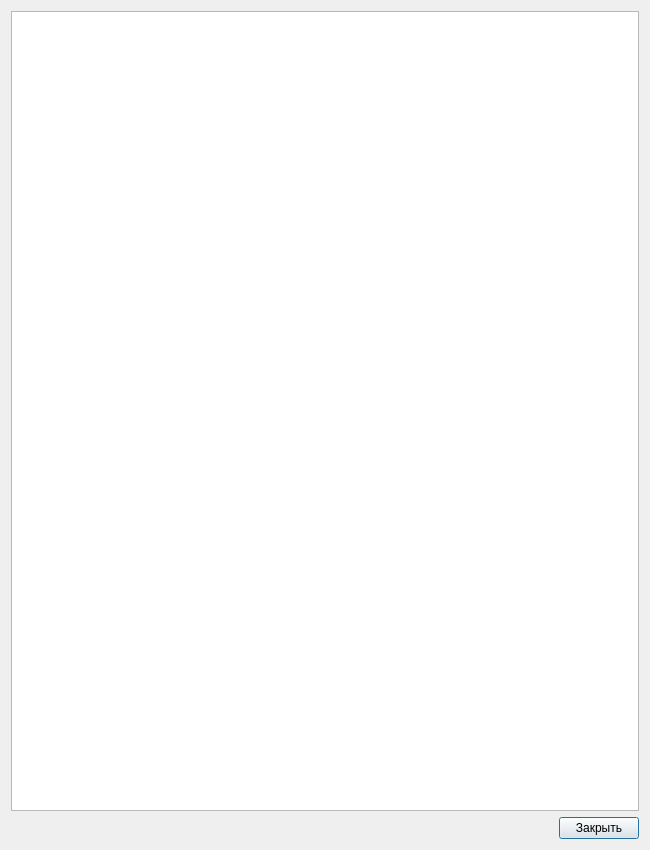
<?xml version="1.0" encoding="UTF-8"?>
<ui version="4.0">
 <class>ViewScriptDialog</class>
 <widget class="QDialog" name="ViewScriptDialog">
  <property name="geometry">
   <rect>
    <x>0</x>
    <y>0</y>
    <width>650</width>
    <height>850</height>
   </rect>
  </property>
  <property name="windowTitle">
   <string>Просмотр скрипта</string>
  </property>
  <property name="windowIcon">
   <iconset resource="resource.qrc">
    <normaloff>:/Icons/logo.png</normaloff>:/Icons/logo.png</iconset>
  </property>
  <layout class="QGridLayout" name="gridLayout">
   <item row="0" column="0">
    <widget class="QTextEdit" name="sqlEdit">
     <property name="font">
      <font>
       <family>Open Sans Condensed</family>
       <pointsize>10</pointsize>
       <weight>75</weight>
       <bold>true</bold>
      </font>
     </property>
     <property name="autoFormatting">
      <set>QTextEdit::AutoNone</set>
     </property>
     <property name="readOnly">
      <bool>true</bool>
     </property>
    </widget>
   </item>
   <item row="1" column="0">
    <layout class="QHBoxLayout" name="horizontalLayout">
     <item>
      <spacer name="horizontalSpacer">
       <property name="orientation">
        <enum>Qt::Horizontal</enum>
       </property>
       <property name="sizeHint" stdset="0">
        <size>
         <width>40</width>
         <height>20</height>
        </size>
       </property>
      </spacer>
     </item>
     <item>
      <widget class="QPushButton" name="pushButtonClose">
       <property name="text">
        <string>Закрыть</string>
       </property>
      </widget>
     </item>
    </layout>
   </item>
  </layout>
 </widget>
 <resources>
  <include location="resource.qrc"/>
 </resources>
 <connections/>
</ui>
